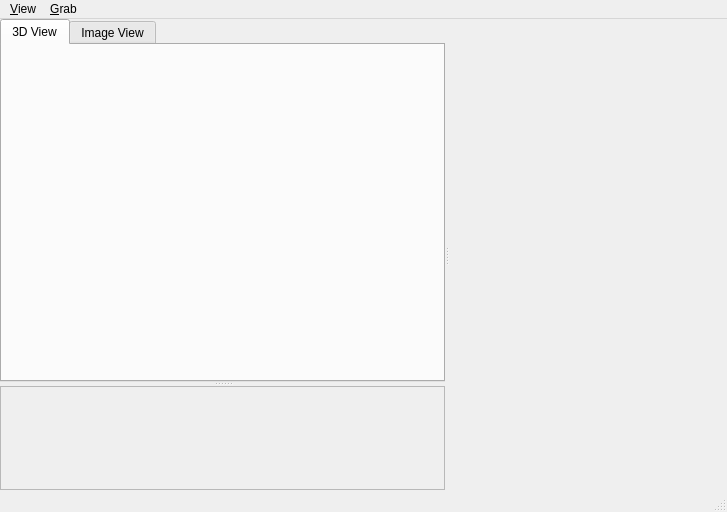
<?xml version="1.0" encoding="UTF-8"?>
<ui version="4.0">
 <class>MainWindowClass</class>
 <widget class="QMainWindow" name="MainWindowClass">
  <property name="geometry">
   <rect>
    <x>0</x>
    <y>0</y>
    <width>727</width>
    <height>512</height>
   </rect>
  </property>
  <property name="windowTitle">
   <string>MainWindow</string>
  </property>
  <widget class="QWidget" name="centralwidget">
   <layout class="QVBoxLayout" name="verticalLayout">
    <property name="spacing">
     <number>0</number>
    </property>
    <property name="margin">
     <number>0</number>
    </property>
    <item>
     <widget class="QSplitter" name="splitterVisualizers">
      <property name="orientation">
       <enum>Qt::Horizontal</enum>
      </property>
      <widget class="QSplitter" name="splitter2D3D">
       <property name="orientation">
        <enum>Qt::Vertical</enum>
       </property>
       <widget class="QTabWidget" name="tabWidget">
        <property name="currentIndex">
         <number>0</number>
        </property>
        <widget class="QWidget" name="tab3D">
         <attribute name="title">
          <string>3D View</string>
         </attribute>
        </widget>
        <widget class="QWidget" name="tab2D">
         <attribute name="title">
          <string>Image View</string>
         </attribute>
         <layout class="QHBoxLayout" name="horizontalLayout_3">
          <item>
           <widget class="QScrollArea" name="imgScrollArea">
            <property name="widgetResizable">
             <bool>true</bool>
            </property>
            <widget class="QWidget" name="imgScrollAreaContents">
             <property name="geometry">
              <rect>
               <x>0</x>
               <y>0</y>
               <width>71</width>
               <height>21</height>
              </rect>
             </property>
             <layout class="QHBoxLayout" name="horizontalLayout">
              <item>
               <widget class="QLabel" name="imgPlaceholder">
                <property name="lineWidth">
                 <number>0</number>
                </property>
                <property name="text">
                 <string/>
                </property>
               </widget>
              </item>
             </layout>
            </widget>
           </widget>
          </item>
         </layout>
        </widget>
       </widget>
       <widget class="QFrame" name="sd">
        <property name="frameShape">
         <enum>QFrame::StyledPanel</enum>
        </property>
        <property name="frameShadow">
         <enum>QFrame::Raised</enum>
        </property>
        <layout class="QVBoxLayout" name="verticalLayout_2">
         <item>
          <widget class="QLabel" name="imgPlaceholder2">
           <property name="text">
            <string/>
           </property>
          </widget>
         </item>
        </layout>
       </widget>
      </widget>
      <widget class="QFrame" name="controlsPlaceholder">
       <property name="frameShape">
        <enum>QFrame::NoFrame</enum>
       </property>
       <property name="frameShadow">
        <enum>QFrame::Raised</enum>
       </property>
       <property name="lineWidth">
        <number>1</number>
       </property>
      </widget>
     </widget>
    </item>
   </layout>
  </widget>
  <widget class="QMenuBar" name="menubar">
   <property name="geometry">
    <rect>
     <x>0</x>
     <y>0</y>
     <width>727</width>
     <height>20</height>
    </rect>
   </property>
   <widget class="QMenu" name="menuView">
    <property name="title">
     <string>&amp;View</string>
    </property>
    <addaction name="actionChangeView"/>
    <addaction name="actionShowHideControlPanel"/>
    <addaction name="separator"/>
    <addaction name="actionWhiteBackground"/>
    <addaction name="actionBlackBackground"/>
    <addaction name="separator"/>
    <addaction name="actionZoomIn"/>
    <addaction name="actionZoomOut"/>
   </widget>
   <widget class="QMenu" name="menuGrab">
    <property name="title">
     <string>&amp;Grab</string>
    </property>
    <addaction name="actionSetOutputDirectory"/>
    <addaction name="actionSetFilePattern"/>
    <addaction name="separator"/>
    <addaction name="actionGrab"/>
    <addaction name="actionShot"/>
   </widget>
   <addaction name="menuView"/>
   <addaction name="menuGrab"/>
  </widget>
  <widget class="QStatusBar" name="statusbar"/>
  <action name="actionWhiteBackground">
   <property name="text">
    <string>Set White Background</string>
   </property>
  </action>
  <action name="actionBlackBackground">
   <property name="text">
    <string>Set Black Background</string>
   </property>
  </action>
  <action name="actionSetOutputDirectory">
   <property name="text">
    <string>Set Output Directory</string>
   </property>
  </action>
  <action name="actionSetFilePattern">
   <property name="text">
    <string>Set File Pattern</string>
   </property>
  </action>
  <action name="actionGrab">
   <property name="checkable">
    <bool>true</bool>
   </property>
   <property name="text">
    <string>Grab</string>
   </property>
   <property name="shortcut">
    <string>Ctrl+G</string>
   </property>
  </action>
  <action name="actionShot">
   <property name="text">
    <string>Shot</string>
   </property>
   <property name="shortcut">
    <string>Ctrl+S</string>
   </property>
  </action>
  <action name="actionShowHideControlPanel">
   <property name="text">
    <string>Show/Hide Control Panel</string>
   </property>
   <property name="shortcut">
    <string>Ctrl+P</string>
   </property>
  </action>
  <action name="actionZoomIn">
   <property name="enabled">
    <bool>false</bool>
   </property>
   <property name="text">
    <string>Zoom In</string>
   </property>
   <property name="shortcut">
    <string>Ctrl++</string>
   </property>
  </action>
  <action name="actionZoomOut">
   <property name="enabled">
    <bool>false</bool>
   </property>
   <property name="text">
    <string>Zoom Out</string>
   </property>
   <property name="shortcut">
    <string>Ctrl+-</string>
   </property>
  </action>
  <action name="actionChangeView">
   <property name="text">
    <string>Change View</string>
   </property>
   <property name="shortcut">
    <string>Ctrl+Tab</string>
   </property>
  </action>
 </widget>
 <resources/>
 <connections/>
</ui>
